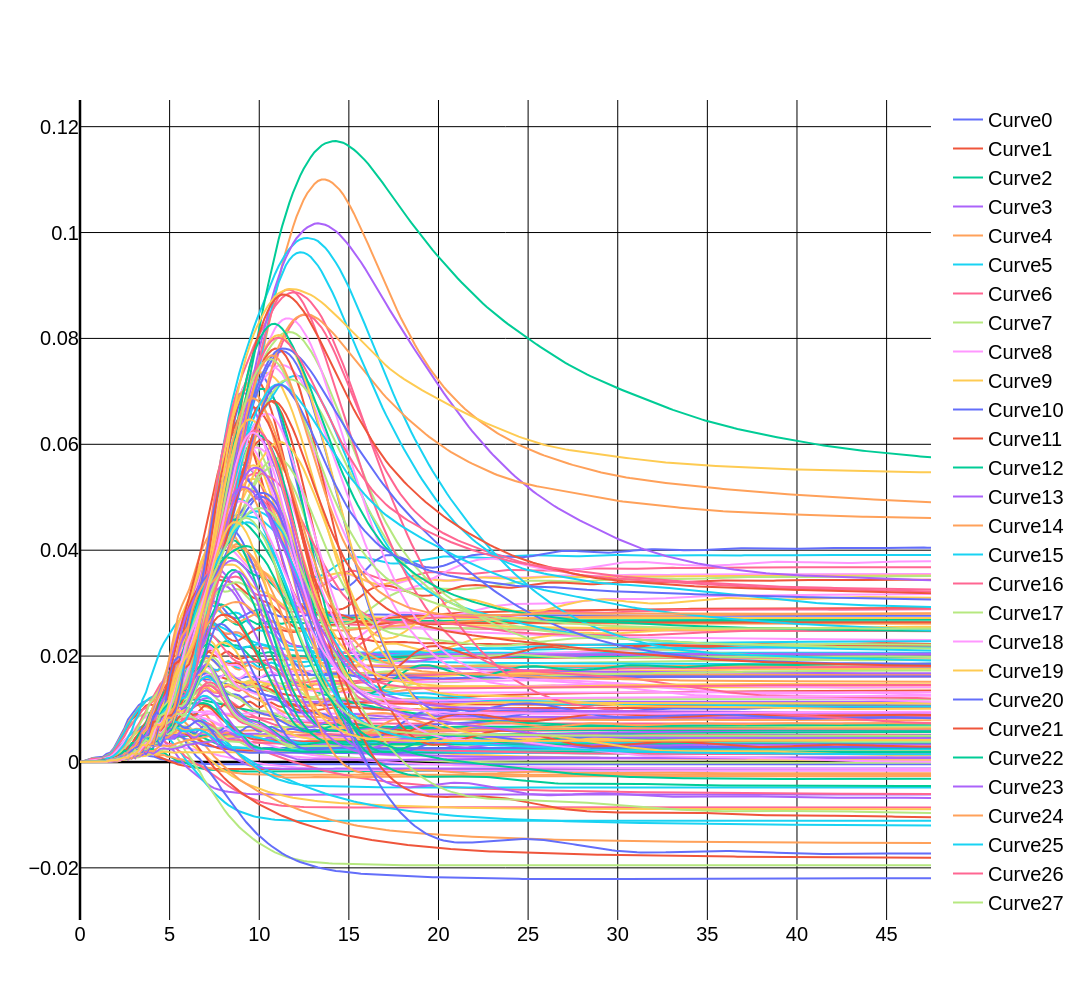

This figure's notebook cell:
### Code cell
O2 = mk_obj(20,2, Nsteps = 5_000, renorm = True, angular_dependence = 'random_uniform', load_data = True, debug = True)
plt = PlotIt()
t = torch.arange(0, 5_000, step = 20)
S = O2.mutualInformation(t = t)
plt.extend_data(*(dict(x = O.dt.t[t], y = S[:,A] )for A in range(S.shape[1])))
plt.show()

### Figure 1 — Plotly figure (JSON) as saved in the notebook; plotly's stock layout.template omitted (floating-point values rounded to 4 significant figures; data arrays with more than 128 entries replaced by an {"elided": "..."} marker saying what was removed)
{"data": [{"name": "Curve0", "type": "scatter", "x": {"elided": "250 float values"}, "xaxis": "x", "y": {"elided": "250 float values"}, "yaxis": "y"}, {"name": "Curve1", "type": "scatter", "x": {"elided": "250 float values"}, "xaxis": "x", "y": {"elided": "250 float values"}, "yaxis": "y"}, {"name": "Curve2", "type": "scatter", "x": {"elided": "250 float values"}, "xaxis": "x", "y": {"elided": "250 float values"}, "yaxis": "y"}, {"name": "Curve3", "type": "scatter", "x": {"elided": "250 float values"}, "xaxis": "x", "y": {"elided": "250 float values"}, "yaxis": "y"}, {"name": "Curve4", "type": "scatter", "x": {"elided": "250 float values"}, "xaxis": "x", "y": {"elided": "250 float values"}, "yaxis": "y"}, {"name": "Curve5", "type": "scatter", "x": {"elided": "250 float values"}, "xaxis": "x", "y": {"elided": "250 float values"}, "yaxis": "y"}, {"name": "Curve6", "type": "scatter", "x": {"elided": "250 float values"}, "xaxis": "x", "y": {"elided": "250 float values"}, "yaxis": "y"}, {"name": "Curve7", "type": "scatter", "x": {"elided": "250 float values"}, "xaxis": "x", "y": {"elided": "250 float values"}, "yaxis": "y"}, {"name": "Curve8", "type": "scatter", "x": {"elided": "250 float values"}, "xaxis": "x", "y": {"elided": "250 float values"}, "yaxis": "y"}, {"name": "Curve9", "type": "scatter", "x": {"elided": "250 float values"}, "xaxis": "x", "y": {"elided": "250 float values"}, "yaxis": "y"}, {"name": "Curve10", "type": "scatter", "x": {"elided": "250 float values"}, "xaxis": "x", "y": {"elided": "250 float values"}, "yaxis": "y"}, {"name": "Curve11", "type": "scatter", "x": {"elided": "250 float values"}, "xaxis": "x", "y": {"elided": "250 float values"}, "yaxis": "y"}, {"name": "Curve12", "type": "scatter", "x": {"elided": "250 float values"}, "xaxis": "x", "y": {"elided": "250 float values"}, "yaxis": "y"}, {"name": "Curve13", "type": "scatter", "x": {"elided": "250 float values"}, "xaxis": "x", "y": {"elided": "250 float values"}, "yaxis": "y"}, {"name": "Curve14", "type": "scatter", "x": {"elided": "250 float values"}, "xaxis": "x", "y": {"elided": "250 float values"}, "yaxis": "y"}, {"name": "Curve15", "type": "scatter", "x": {"elided": "250 float values"}, "xaxis": "x", "y": {"elided": "250 float values"}, "yaxis": "y"}, {"name": "Curve16", "type": "scatter", "x": {"elided": "250 float values"}, "xaxis": "x", "y": {"elided": "250 float values"}, "yaxis": "y"}, {"name": "Curve17", "type": "scatter", "x": {"elided": "250 float values"}, "xaxis": "x", "y": {"elided": "250 float values"}, "yaxis": "y"}, {"name": "Curve18", "type": "scatter", "x": {"elided": "250 float values"}, "xaxis": "x", "y": {"elided": "250 float values"}, "yaxis": "y"}, {"name": "Curve19", "type": "scatter", "x": {"elided": "250 float values"}, "xaxis": "x", "y": {"elided": "250 float values"}, "yaxis": "y"}, {"name": "Curve20", "type": "scatter", "x": {"elided": "250 float values"}, "xaxis": "x", "y": {"elided": "250 float values"}, "yaxis": "y"}, {"name": "Curve21", "type": "scatter", "x": {"elided": "250 float values"}, "xaxis": "x", "y": {"elided": "250 float values"}, "yaxis": "y"}, {"name": "Curve22", "type": "scatter", "x": {"elided": "250 float values"}, "xaxis": "x", "y": {"elided": "250 float values"}, "yaxis": "y"}, {"name": "Curve23", "type": "scatter", "x": {"elided": "250 float values"}, "xaxis": "x", "y": {"elided": "250 float values"}, "yaxis": "y"}, {"name": "Curve24", "type": "scatter", "x": {"elided": "250 float values"}, "xaxis": "x", "y": {"elided": "250 float values"}, "yaxis": "y"}, {"name": "Curve25", "type": "scatter", "x": {"elided": "250 float values"}, "xaxis": "x", "y": {"elided": "250 float values"}, "yaxis": "y"}, {"name": "Curve26", "type": "scatter", "x": {"elided": "250 float values"}, "xaxis": "x", "y": {"elided": "250 float values"}, "yaxis": "y"}, {"name": "Curve27", "type": "scatter", "x": {"elided": "250 float values"}, "xaxis": "x", "y": {"elided": "250 float values"}, "yaxis": "y"}, {"name": "Curve28", "type": "scatter", "x": {"elided": "250 float values"}, "xaxis": "x", "y": {"elided": "250 float values"}, "yaxis": "y"}, {"name": "Curve29", "type": "scatter", "x": {"elided": "250 float values"}, "xaxis": "x", "y": {"elided": "250 float values"}, "yaxis": "y"}, {"name": "Curve30", "type": "scatter", "x": {"elided": "250 float values"}, "xaxis": "x", "y": {"elided": "250 float values"}, "yaxis": "y"}, {"name": "Curve31", "type": "scatter", "x": {"elided": "250 float values"}, "xaxis": "x", "y": {"elided": "250 float values"}, "yaxis": "y"}, {"name": "Curve32", "type": "scatter", "x": {"elided": "250 float values"}, "xaxis": "x", "y": {"elided": "250 float values"}, "yaxis": "y"}, {"name": "Curve33", "type": "scatter", "x": {"elided": "250 float values"}, "xaxis": "x", "y": {"elided": "250 float values"}, "yaxis": "y"}, {"name": "Curve34", "type": "scatter", "x": {"elided": "250 float values"}, "xaxis": "x", "y": {"elided": "250 float values"}, "yaxis": "y"}, {"name": "Curve35", "type": "scatter", "x": {"elided": "250 float values"}, "xaxis": "x", "y": {"elided": "250 float values"}, "yaxis": "y"}, {"name": "Curve36", "type": "scatter", "x": {"elided": "250 float values"}, "xaxis": "x", "y": {"elided": "250 float values"}, "yaxis": "y"}, {"name": "Curve37", "type": "scatter", "x": {"elided": "250 float values"}, "xaxis": "x", "y": {"elided": "250 float values"}, "yaxis": "y"}, {"name": "Curve38", "type": "scatter", "x": {"elided": "250 float values"}, "xaxis": "x", "y": {"elided": "250 float values"}, "yaxis": "y"}, {"name": "Curve39", "type": "scatter", "x": {"elided": "250 float values"}, "xaxis": "x", "y": {"elided": "250 float values"}, "yaxis": "y"}, {"name": "Curve40", "type": "scatter", "x": {"elided": "250 float values"}, "xaxis": "x", "y": {"elided": "250 float values"}, "yaxis": "y"}, {"name": "Curve41", "type": "scatter", "x": {"elided": "250 float values"}, "xaxis": "x", "y": {"elided": "250 float values"}, "yaxis": "y"}, {"name": "Curve42", "type": "scatter", "x": {"elided": "250 float values"}, "xaxis": "x", "y": {"elided": "250 float values"}, "yaxis": "y"}, {"name": "Curve43", "type": "scatter", "x": {"elided": "250 float values"}, "xaxis": "x", "y": {"elided": "250 float values"}, "yaxis": "y"}, {"name": "Curve44", "type": "scatter", "x": {"elided": "250 float values"}, "xaxis": "x", "y": {"elided": "250 float values"}, "yaxis": "y"}, {"name": "Curve45", "type": "scatter", "x": {"elided": "250 float values"}, "xaxis": "x", "y": {"elided": "250 float values"}, "yaxis": "y"}, {"name": "Curve46", "type": "scatter", "x": {"elided": "250 float values"}, "xaxis": "x", "y": {"elided": "250 float values"}, "yaxis": "y"}, {"name": "Curve47", "type": "scatter", "x": {"elided": "250 float values"}, "xaxis": "x", "y": {"elided": "250 float values"}, "yaxis": "y"}, {"name": "Curve48", "type": "scatter", "x": {"elided": "250 float values"}, "xaxis": "x", "y": {"elided": "250 float values"}, "yaxis": "y"}, {"name": "Curve49", "type": "scatter", "x": {"elided": "250 float values"}, "xaxis": "x", "y": {"elided": "250 float values"}, "yaxis": "y"}, {"name": "Curve50", "type": "scatter", "x": {"elided": "250 float values"}, "xaxis": "x", "y": {"elided": "250 float values"}, "yaxis": "y"}, {"name": "Curve51", "type": "scatter", "x": {"elided": "250 float values"}, "xaxis": "x", "y": {"elided": "250 float values"}, "yaxis": "y"}, {"name": "Curve52", "type": "scatter", "x": {"elided": "250 float values"}, "xaxis": "x", "y": {"elided": "250 float values"}, "yaxis": "y"}, {"name": "Curve53", "type": "scatter", "x": {"elided": "250 float values"}, "xaxis": "x", "y": {"elided": "250 float values"}, "yaxis": "y"}, {"name": "Curve54", "type": "scatter", "x": {"elided": "250 float values"}, "xaxis": "x", "y": {"elided": "250 float values"}, "yaxis": "y"}, {"name": "Curve55", "type": "scatter", "x": {"elided": "250 float values"}, "xaxis": "x", "y": {"elided": "250 float values"}, "yaxis": "y"}, {"name": "Curve56", "type": "scatter", "x": {"elided": "250 float values"}, "xaxis": "x", "y": {"elided": "250 float values"}, "yaxis": "y"}, {"name": "Curve57", "type": "scatter", "x": {"elided": "250 float values"}, "xaxis": "x", "y": {"elided": "250 float values"}, "yaxis": "y"}, {"name": "Curve58", "type": "scatter", "x": {"elided": "250 float values"}, "xaxis": "x", "y": {"elided": "250 float values"}, "yaxis": "y"}, {"name": "Curve59", "type": "scatter", "x": {"elided": "250 float values"}, "xaxis": "x", "y": {"elided": "250 float values"}, "yaxis": "y"}, {"name": "Curve60", "type": "scatter", "x": {"elided": "250 float values"}, "xaxis": "x", "y": {"elided": "250 float values"}, "yaxis": "y"}, {"name": "Curve61", "type": "scatter", "x": {"elided": "250 float values"}, "xaxis": "x", "y": {"elided": "250 float values"}, "yaxis": "y"}, {"name": "Curve62", "type": "scatter", "x": {"elided": "250 float values"}, "xaxis": "x", "y": {"elided": "250 float values"}, "yaxis": "y"}, {"name": "Curve63", "type": "scatter", "x": {"elided": "250 float values"}, "xaxis": "x", "y": {"elided": "250 float values"}, "yaxis": "y"}, {"name": "Curve64", "type": "scatter", "x": {"elided": "250 float values"}, "xaxis": "x", "y": {"elided": "250 float values"}, "yaxis": "y"}, {"name": "Curve65", "type": "scatter", "x": {"elided": "250 float values"}, "xaxis": "x", "y": {"elided": "250 float values"}, "yaxis": "y"}, {"name": "Curve66", "type": "scatter", "x": {"elided": "250 float values"}, "xaxis": "x", "y": {"elided": "250 float values"}, "yaxis": "y"}, {"name": "Curve67", "type": "scatter", "x": {"elided": "250 float values"}, "xaxis": "x", "y": {"elided": "250 float values"}, "yaxis": "y"}, {"name": "Curve68", "type": "scatter", "x": {"elided": "250 float values"}, "xaxis": "x", "y": {"elided": "250 float values"}, "yaxis": "y"}, {"name": "Curve69", "type": "scatter", "x": {"elided": "250 float values"}, "xaxis": "x", "y": {"elided": "250 float values"}, "yaxis": "y"}, {"name": "Curve70", "type": "scatter", "x": {"elided": "250 float values"}, "xaxis": "x", "y": {"elided": "250 float values"}, "yaxis": "y"}, {"name": "Curve71", "type": "scatter", "x": {"elided": "250 float values"}, "xaxis": "x", "y": {"elided": "250 float values"}, "yaxis": "y"}, {"name": "Curve72", "type": "scatter", "x": {"elided": "250 float values"}, "xaxis": "x", "y": {"elided": "250 float values"}, "yaxis": "y"}, {"name": "Curve73", "type": "scatter", "x": {"elided": "250 float values"}, "xaxis": "x", "y": {"elided": "250 float values"}, "yaxis": "y"}, {"name": "Curve74", "type": "scatter", "x": {"elided": "250 float values"}, "xaxis": "x", "y": {"elided": "250 float values"}, "yaxis": "y"}, {"name": "Curve75", "type": "scatter", "x": {"elided": "250 float values"}, "xaxis": "x", "y": {"elided": "250 float values"}, "yaxis": "y"}, {"name": "Curve76", "type": "scatter", "x": {"elided": "250 float values"}, "xaxis": "x", "y": {"elided": "250 float values"}, "yaxis": "y"}, {"name": "Curve77", "type": "scatter", "x": {"elided": "250 float values"}, "xaxis": "x", "y": {"elided": "250 float values"}, "yaxis": "y"}, {"name": "Curve78", "type": "scatter", "x": {"elided": "250 float values"}, "xaxis": "x", "y": {"elided": "250 float values"}, "yaxis": "y"}, {"name": "Curve79", "type": "scatter", "x": {"elided": "250 float values"}, "xaxis": "x", "y": {"elided": "250 float values"}, "yaxis": "y"}, {"name": "Curve80", "type": "scatter", "x": {"elided": "250 float values"}, "xaxis": "x", "y": {"elided": "250 float values"}, "yaxis": "y"}, {"name": "Curve81", "type": "scatter", "x": {"elided": "250 float values"}, "xaxis": "x", "y": {"elided": "250 float values"}, "yaxis": "y"}, {"name": "Curve82", "type": "scatter", "x": {"elided": "250 float values"}, "xaxis": "x", "y": {"elided": "250 float values"}, "yaxis": "y"}, {"name": "Curve83", "type": "scatter", "x": {"elided": "250 float values"}, "xaxis": "x", "y": {"elided": "250 float values"}, "yaxis": "y"}, {"name": "Curve84", "type": "scatter", "x": {"elided": "250 float values"}, "xaxis": "x", "y": {"elided": "250 float values"}, "yaxis": "y"}, {"name": "Curve85", "type": "scatter", "x": {"elided": "250 float values"}, "xaxis": "x", "y": {"elided": "250 float values"}, "yaxis": "y"}, {"name": "Curve86", "type": "scatter", "x": {"elided": "250 float values"}, "xaxis": "x", "y": {"elided": "250 float values"}, "yaxis": "y"}, {"name": "Curve87", "type": "scatter", "x": {"elided": "250 float values"}, "xaxis": "x", "y": {"elided": "250 float values"}, "yaxis": "y"}, {"name": "Curve88", "type": "scatter", "x": {"elided": "250 float values"}, "xaxis": "x", "y": {"elided": "250 float values"}, "yaxis": "y"}, {"name": "Curve89", "type": "scatter", "x": {"elided": "250 float values"}, "xaxis": "x", "y": {"elided": "250 float values"}, "yaxis": "y"}, {"name": "Curve90", "type": "scatter", "x": {"elided": "250 float values"}, "xaxis": "x", "y": {"elided": "250 float values"}, "yaxis": "y"}, {"name": "Curve91", "type": "scatter", "x": {"elided": "250 float values"}, "xaxis": "x", "y": {"elided": "250 float values"}, "yaxis": "y"}, {"name": "Curve92", "type": "scatter", "x": {"elided": "250 float values"}, "xaxis": "x", "y": {"elided": "250 float values"}, "yaxis": "y"}, {"name": "Curve93", "type": "scatter", "x": {"elided": "250 float values"}, "xaxis": "x", "y": {"elided": "250 float values"}, "yaxis": "y"}, {"name": "Curve94", "type": "scatter", "x": {"elided": "250 float values"}, "xaxis": "x", "y": {"elided": "250 float values"}, "yaxis": "y"}, {"name": "Curve95", "type": "scatter", "x": {"elided": "250 float values"}, "xaxis": "x", "y": {"elided": "250 float values"}, "yaxis": "y"}, {"name": "Curve96", "type": "scatter", "x": {"elided": "250 float values"}, "xaxis": "x", "y": {"elided": "250 float values"}, "yaxis": "y"}, {"name": "Curve97", "type": "scatter", "x": {"elided": "250 float values"}, "xaxis": "x", "y": {"elided": "250 float values"}, "yaxis": "y"}, {"name": "Curve98", "type": "scatter", "x": {"elided": "250 float values"}, "xaxis": "x", "y": {"elided": "250 float values"}, "yaxis": "y"}, {"name": "Curve99", "type": "scatter", "x": {"elided": "250 float values"}, "xaxis": "x", "y": {"elided": "250 float values"}, "yaxis": "y"}, {"name": "Curve100", "type": "scatter", "x": {"elided": "250 float values"}, "xaxis": "x", "y": {"elided": "250 float values"}, "yaxis": "y"}, {"name": "Curve101", "type": "scatter", "x": {"elided": "250 float values"}, "xaxis": "x", "y": {"elided": "250 float values"}, "yaxis": "y"}, {"name": "Curve102", "type": "scatter", "x": {"elided": "250 float values"}, "xaxis": "x", "y": {"elided": "250 float values"}, "yaxis": "y"}, {"name": "Curve103", "type": "scatter", "x": {"elided": "250 float values"}, "xaxis": "x", "y": {"elided": "250 float values"}, "yaxis": "y"}, {"name": "Curve104", "type": "scatter", "x": {"elided": "250 float values"}, "xaxis": "x", "y": {"elided": "250 float values"}, "yaxis": "y"}, {"name": "Curve105", "type": "scatter", "x": {"elided": "250 float values"}, "xaxis": "x", "y": {"elided": "250 float values"}, "yaxis": "y"}, {"name": "Curve106", "type": "scatter", "x": {"elided": "250 float values"}, "xaxis": "x", "y": {"elided": "250 float values"}, "yaxis": "y"}, {"name": "Curve107", "type": "scatter", "x": {"elided": "250 float values"}, "xaxis": "x", "y": {"elided": "250 float values"}, "yaxis": "y"}, {"name": "Curve108", "type": "scatter", "x": {"elided": "250 float values"}, "xaxis": "x", "y": {"elided": "250 float values"}, "yaxis": "y"}, {"name": "Curve109", "type": "scatter", "x": {"elided": "250 float values"}, "xaxis": "x", "y": {"elided": "250 float values"}, "yaxis": "y"}, {"name": "Curve110", "type": "scatter", "x": {"elided": "250 float values"}, "xaxis": "x", "y": {"elided": "250 float values"}, "yaxis": "y"}, {"name": "Curve111", "type": "scatter", "x": {"elided": "250 float values"}, "xaxis": "x", "y": {"elided": "250 float values"}, "yaxis": "y"}, {"name": "Curve112", "type": "scatter", "x": {"elided": "250 float values"}, "xaxis": "x", "y": {"elided": "250 float values"}, "yaxis": "y"}, {"name": "Curve113", "type": "scatter", "x": {"elided": "250 float values"}, "xaxis": "x", "y": {"elided": "250 float values"}, "yaxis": "y"}, {"name": "Curve114", "type": "scatter", "x": {"elided": "250 float values"}, "xaxis": "x", "y": {"elided": "250 float values"}, "yaxis": "y"}, {"name": "Curve115", "type": "scatter", "x": {"elided": "250 float values"}, "xaxis": "x", "y": {"elided": "250 float values"}, "yaxis": "y"}, {"name": "Curve116", "type": "scatter", "x": {"elided": "250 float values"}, "xaxis": "x", "y": {"elided": "250 float values"}, "yaxis": "y"}, {"name": "Curve117", "type": "scatter", "x": {"elided": "250 float values"}, "xaxis": "x", "y": {"elided": "250 float values"}, "yaxis": "y"}, {"name": "Curve118", "type": "scatter", "x": {"elided": "250 float values"}, "xaxis": "x", "y": {"elided": "250 float values"}, "yaxis": "y"}, {"name": "Curve119", "type": "scatter", "x": {"elided": "250 float values"}, "xaxis": "x", "y": {"elided": "250 float values"}, "yaxis": "y"}, {"name": "Curve120", "type": "scatter", "x": {"elided": "250 float values"}, "xaxis": "x", "y": {"elided": "250 float values"}, "yaxis": "y"}, {"name": "Curve121", "type": "scatter", "x": {"elided": "250 float values"}, "xaxis": "x", "y": {"elided": "250 float values"}, "yaxis": "y"}, {"name": "Curve122", "type": "scatter", "x": {"elided": "250 float values"}, "xaxis": "x", "y": {"elided": "250 float values"}, "yaxis": "y"}, {"name": "Curve123", "type": "scatter", "x": {"elided": "250 float values"}, "xaxis": "x", "y": {"elided": "250 float values"}, "yaxis": "y"}, {"name": "Curve124", "type": "scatter", "x": {"elided": "250 float values"}, "xaxis": "x", "y": {"elided": "250 float values"}, "yaxis": "y"}, {"name": "Curve125", "type": "scatter", "x": {"elided": "250 float values"}, "xaxis": "x", "y": {"elided": "250 float values"}, "yaxis": "y"}, {"name": "Curve126", "type": "scatter", "x": {"elided": "250 float values"}, "xaxis": "x", "y": {"elided": "250 float values"}, "yaxis": "y"}, {"name": "Curve127", "type": "scatter", "x": {"elided": "250 float values"}, "xaxis": "x", "y": {"elided": "250 float values"}, "yaxis": "y"}, {"name": "Curve128", "type": "scatter", "x": {"elided": "250 float values"}, "xaxis": "x", "y": {"elided": "250 float values"}, "yaxis": "y"}, {"name": "Curve129", "type": "scatter", "x": {"elided": "250 float values"}, "xaxis": "x", "y": {"elided": "250 float values"}, "yaxis": "y"}, {"name": "Curve130", "type": "scatter", "x": {"elided": "250 float values"}, "xaxis": "x", "y": {"elided": "250 float values"}, "yaxis": "y"}, {"name": "Curve131", "type": "scatter", "x": {"elided": "250 float values"}, "xaxis": "x", "y": {"elided": "250 float values"}, "yaxis": "y"}, {"name": "Curve132", "type": "scatter", "x": {"elided": "250 float values"}, "xaxis": "x", "y": {"elided": "250 float values"}, "yaxis": "y"}, {"name": "Curve133", "type": "scatter", "x": {"elided": "250 float values"}, "xaxis": "x", "y": {"elided": "250 float values"}, "yaxis": "y"}, {"name": "Curve134", "type": "scatter", "x": {"elided": "250 float values"}, "xaxis": "x", "y": {"elided": "250 float values"}, "yaxis": "y"}, {"name": "Curve135", "type": "scatter", "x": {"elided": "250 float values"}, "xaxis": "x", "y": {"elided": "250 float values"}, "yaxis": "y"}, {"name": "Curve136", "type": "scatter", "x": {"elided": "250 float values"}, "xaxis": "x", "y": {"elided": "250 float values"}, "yaxis": "y"}, {"name": "Curve137", "type": "scatter", "x": {"elided": "250 float values"}, "xaxis": "x", "y": {"elided": "250 float values"}, "yaxis": "y"}, {"name": "Curve138", "type": "scatter", "x": {"elided": "250 float values"}, "xaxis": "x", "y": {"elided": "250 float values"}, "yaxis": "y"}, {"name": "Curve139", "type": "scatter", "x": {"elided": "250 float values"}, "xaxis": "x", "y": {"elided": "250 float values"}, "yaxis": "y"}, {"name": "Curve140", "type": "scatter", "x": {"elided": "250 float values"}, "xaxis": "x", "y": {"elided": "250 float values"}, "yaxis": "y"}, {"name": "Curve141", "type": "scatter", "x": {"elided": "250 float values"}, "xaxis": "x", "y": {"elided": "250 float values"}, "yaxis": "y"}, {"name": "Curve142", "type": "scatter", "x": {"elided": "250 float values"}, "xaxis": "x", "y": {"elided": "250 float values"}, "yaxis": "y"}, {"name": "Curve143", "type": "scatter", "x": {"elided": "250 float values"}, "xaxis": "x", "y": {"elided": "250 float values"}, "yaxis": "y"}, {"name": "Curve144", "type": "scatter", "x": {"elided": "250 float values"}, "xaxis": "x", "y": {"elided": "250 float values"}, "yaxis": "y"}, {"name": "Curve145", "type": "scatter", "x": {"elided": "250 float values"}, "xaxis": "x", "y": {"elided": "250 float values"}, "yaxis": "y"}, {"name": "Curve146", "type": "scatter", "x": {"elided": "250 float values"}, "xaxis": "x", "y": {"elided": "250 float values"}, "yaxis": "y"}, {"name": "Curve147", "type": "scatter", "x": {"elided": "250 float values"}, "xaxis": "x", "y": {"elided": "250 float values"}, "yaxis": "y"}, {"name": "Curve148", "type": "scatter", "x": {"elided": "250 float values"}, "xaxis": "x", "y": {"elided": "250 float values"}, "yaxis": "y"}, {"name": "Curve149", "type": "scatter", "x": {"elided": "250 float values"}, "xaxis": "x", "y": {"elided": "250 float values"}, "yaxis": "y"}, {"name": "Curve150", "type": "scatter", "x": {"elided": "250 float values"}, "xaxis": "x", "y": {"elided": "250 float values"}, "yaxis": "y"}, {"name": "Curve151", "type": "scatter", "x": {"elided": "250 float values"}, "xaxis": "x", "y": {"elided": "250 float values"}, "yaxis": "y"}, {"name": "Curve152", "type": "scatter", "x": {"elided": "250 float values"}, "xaxis": "x", "y": {"elided": "250 float values"}, "yaxis": "y"}, {"name": "Curve153", "type": "scatter", "x": {"elided": "250 float values"}, "xaxis": "x", "y": {"elided": "250 float values"}, "yaxis": "y"}, {"name": "Curve154", "type": "scatter", "x": {"elided": "250 float values"}, "xaxis": "x", "y": {"elided": "250 float values"}, "yaxis": "y"}, {"name": "Curve155", "type": "scatter", "x": {"elided": "250 float values"}, "xaxis": "x", "y": {"elided": "250 float values"}, "yaxis": "y"}, {"name": "Curve156", "type": "scatter", "x": {"elided": "250 float values"}, "xaxis": "x", "y": {"elided": "250 float values"}, "yaxis": "y"}, {"name": "Curve157", "type": "scatter", "x": {"elided": "250 float values"}, "xaxis": "x", "y": {"elided": "250 float values"}, "yaxis": "y"}, {"name": "Curve158", "type": "scatter", "x": {"elided": "250 float values"}, "xaxis": "x", "y": {"elided": "250 float values"}, "yaxis": "y"}, {"name": "Curve159", "type": "scatter", "x": {"elided": "250 float values"}, "xaxis": "x", "y": {"elided": "250 float values"}, "yaxis": "y"}, {"name": "Curve160", "type": "scatter", "x": {"elided": "250 float values"}, "xaxis": "x", "y": {"elided": "250 float values"}, "yaxis": "y"}, {"name": "Curve161", "type": "scatter", "x": {"elided": "250 float values"}, "xaxis": "x", "y": {"elided": "250 float values"}, "yaxis": "y"}, {"name": "Curve162", "type": "scatter", "x": {"elided": "250 float values"}, "xaxis": "x", "y": {"elided": "250 float values"}, "yaxis": "y"}, {"name": "Curve163", "type": "scatter", "x": {"elided": "250 float values"}, "xaxis": "x", "y": {"elided": "250 float values"}, "yaxis": "y"}, {"name": "Curve164", "type": "scatter", "x": {"elided": "250 float values"}, "xaxis": "x", "y": {"elided": "250 float values"}, "yaxis": "y"}, {"name": "Curve165", "type": "scatter", "x": {"elided": "250 float values"}, "xaxis": "x", "y": {"elided": "250 float values"}, "yaxis": "y"}, {"name": "Curve166", "type": "scatter", "x": {"elided": "250 float values"}, "xaxis": "x", "y": {"elided": "250 float values"}, "yaxis": "y"}, {"name": "Curve167", "type": "scatter", "x": {"elided": "250 float values"}, "xaxis": "x", "y": {"elided": "250 float values"}, "yaxis": "y"}, {"name": "Curve168", "type": "scatter", "x": {"elided": "250 float values"}, "xaxis": "x", "y": {"elided": "250 float values"}, "yaxis": "y"}, {"name": "Curve169", "type": "scatter", "x": {"elided": "250 float values"}, "xaxis": "x", "y": {"elided": "250 float values"}, "yaxis": "y"}, {"name": "Curve170", "type": "scatter", "x": {"elided": "250 float values"}, "xaxis": "x", "y": {"elided": "250 float values"}, "yaxis": "y"}, {"name": "Curve171", "type": "scatter", "x": {"elided": "250 float values"}, "xaxis": "x", "y": {"elided": "250 float values"}, "yaxis": "y"}, {"name": "Curve172", "type": "scatter", "x": {"elided": "250 float values"}, "xaxis": "x", "y": {"elided": "250 float values"}, "yaxis": "y"}, {"name": "Curve173", "type": "scatter", "x": {"elided": "250 float values"}, "xaxis": "x", "y": {"elided": "250 float values"}, "yaxis": "y"}, {"name": "Curve174", "type": "scatter", "x": {"elided": "250 float values"}, "xaxis": "x", "y": {"elided": "250 float values"}, "yaxis": "y"}, {"name": "Curve175", "type": "scatter", "x": {"elided": "250 float values"}, "xaxis": "x", "y": {"elided": "250 float values"}, "yaxis": "y"}, {"name": "Curve176", "type": "scatter", "x": {"elided": "250 float values"}, "xaxis": "x", "y": {"elided": "250 float values"}, "yaxis": "y"}, {"name": "Curve177", "type": "scatter", "x": {"elided": "250 float values"}, "xaxis": "x", "y": {"elided": "250 float values"}, "yaxis": "y"}, {"name": "Curve178", "type": "scatter", "x": {"elided": "250 float values"}, "xaxis": "x", "y": {"elided": "250 float values"}, "yaxis": "y"}, {"name": "Curve179", "type": "scatter", "x": {"elided": "250 float values"}, "xaxis": "x", "y": {"elided": "250 float values"}, "yaxis": "y"}, {"name": "Curve180", "type": "scatter", "x": {"elided": "250 float values"}, "xaxis": "x", "y": {"elided": "250 float values"}, "yaxis": "y"}, {"name": "Curve181", "type": "scatter", "x": {"elided": "250 float values"}, "xaxis": "x", "y": {"elided": "250 float values"}, "yaxis": "y"}, {"name": "Curve182", "type": "scatter", "x": {"elided": "250 float values"}, "xaxis": "x", "y": {"elided": "250 float values"}, "yaxis": "y"}, {"name": "Curve183", "type": "scatter", "x": {"elided": "250 float values"}, "xaxis": "x", "y": {"elided": "250 float values"}, "yaxis": "y"}, {"name": "Curve184", "type": "scatter", "x": {"elided": "250 float values"}, "xaxis": "x", "y": {"elided": "250 float values"}, "yaxis": "y"}, {"name": "Curve185", "type": "scatter", "x": {"elided": "250 float values"}, "xaxis": "x", "y": {"elided": "250 float values"}, "yaxis": "y"}, {"name": "Curve186", "type": "scatter", "x": {"elided": "250 float values"}, "xaxis": "x", "y": {"elided": "250 float values"}, "yaxis": "y"}, {"name": "Curve187", "type": "scatter", "x": {"elided": "250 float values"}, "xaxis": "x", "y": {"elided": "250 float values"}, "yaxis": "y"}, {"name": "Curve188", "type": "scatter", "x": {"elided": "250 float values"}, "xaxis": "x", "y": {"elided": "250 float values"}, "yaxis": "y"}, {"name": "Curve189", "type": "scatter", "x": {"elided": "250 float values"}, "xaxis": "x", "y": {"elided": "250 float values"}, "yaxis": "y"}], "layout": {"font": {"color": "black", "family": "Arial, sans-serif", "size": 20}, "height": 1000, "hoverlabel": {"bgcolor": "white", "bordercolor": "black", "font": {"color": "black", "family": "Arial", "size": 14}}, "paper_bgcolor": "rgba(0,0,0,0)", "plot_bgcolor": "white", "title": {"font": {"color": "black", "family": "Arial, sans-serif", "size": 30}}, "width": 2000, "xaxis": {"anchor": "y", "domain": [0, 1], "gridcolor": "black", "showgrid": true, "tickcolor": "black", "tickfont": {"color": "black", "family": "Arial, sans-serif", "size": 20}, "title": {"font": {"color": "black", "family": "Arial, sans-serif", "size": 25}}, "zeroline": true, "zerolinecolor": "black", "zerolinewidth": 2.5}, "yaxis": {"anchor": "x", "domain": [0, 1], "gridcolor": "black", "showgrid": true, "tickcolor": "black", "tickfont": {"color": "black", "family": "Arial, sans-serif", "size": 20}, "title": {"font": {"color": "black", "family": "Arial, sans-serif", "size": 25}}, "zeroline": true, "zerolinecolor": "black", "zerolinewidth": 2.5}}}
